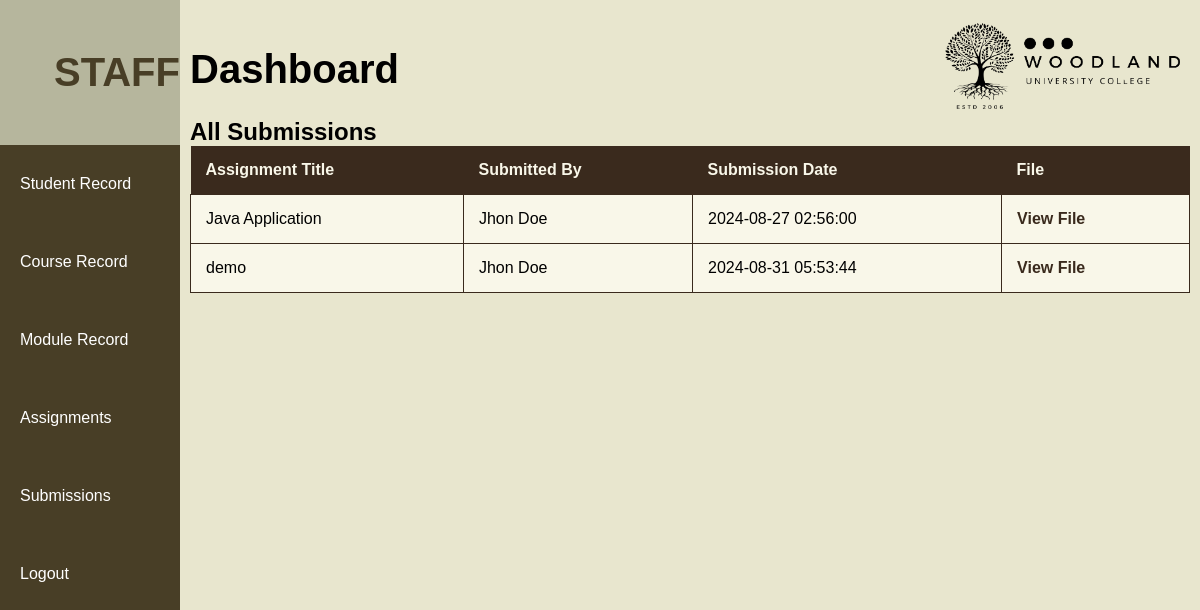
/websites/default/public/staff/view_submissions.php (signed in), run on the app's committed database.
### tables this page shows
CREATE TABLE `submissions` (
  `id` int(11) NOT NULL AUTO_INCREMENT,
  `assignment_id` int(11) NOT NULL,
  `student_id` int(11) NOT NULL,
  `file_path` varchar(255) NOT NULL,
  `submission_date` timestamp NULL DEFAULT current_timestamp(),
  `student_name` varchar(255) NOT NULL,
  PRIMARY KEY (`id`),
  KEY `assignment_id` (`assignment_id`),
  KEY `student_id` (`student_id`),
  CONSTRAINT `submissions_ibfk_1` FOREIGN KEY (`assignment_id`) REFERENCES `assignments` (`id`),
  CONSTRAINT `submissions_ibfk_2` FOREIGN KEY (`student_id`) REFERENCES `students` (`id`)
);

CREATE TABLE `assignments` (
  `id` int(11) NOT NULL AUTO_INCREMENT,
  `title` varchar(100) NOT NULL,
  `description` text DEFAULT NULL,
  `due_date` date DEFAULT NULL,
  `course_id` int(11) DEFAULT NULL,
  `file_path` varchar(255) DEFAULT NULL,
  PRIMARY KEY (`id`),
  KEY `course_id` (`course_id`),
  CONSTRAINT `assignments_ibfk_1` FOREIGN KEY (`course_id`) REFERENCES `courses` (`id`)
);

### websites/default/public/staff/view_submissions.php (the view, shortened to what this page needs)
<?php
$db = new DatabaseConnection();
$pdo = $db->getConnection();
$sqlSubmissions = "SELECT s.*, a.title AS assignment_title, CONCAT(st.firstname, ' ', st.lastname) AS student_name
                    FROM submissions s
                    JOIN assignments a ON s.assignment_id = a.id
                    JOIN students st ON s.student_id = st.id";
$stmtSubmissions = $pdo->prepare($sqlSubmissions);
$stmtSubmissions->execute();
$submissions = $stmtSubmissions->fetchAll(PDO::FETCH_ASSOC);
?>
<h2>All Submissions</h2>
<?php if (!empty($submissions)): ?>
    <table>
        <tr>
            <th>Assignment Title</th>
            <th>Submitted By</th>
            <th>Submission Date</th>
            <th>File</th>
        </tr>
        <?php foreach ($submissions as $submission): ?>
            <tr>
                <td><?php echo htmlspecialchars($submission['assignment_title'], ENT_QUOTES, 'UTF-8'); ?></td>
                <td><?php echo htmlspecialchars($submission['student_name'], ENT_QUOTES, 'UTF-8'); ?></td>
                <td><?php echo htmlspecialchars($submission['submission_date'], ENT_QUOTES, 'UTF-8'); ?></td>
                <td><a href="../submissions/<?php echo htmlspecialchars($submission['file_path'], ENT_QUOTES, 'UTF-8'); ?>" target="_blank">View File</a></td>
            </tr>
        <?php endforeach; ?>
    </table>
<?php else: ?>
    <p>No submissions found.</p>
<?php endif; ?>
<?php
include 'staff_layout.php';
?>

### websites/default/public/stylee.css (style rules this page uses)
* { box-sizing: border-box; margin: 0; padding: 0; }
li, a { font-family: "Montserrat", sans-serif; font-weight: 500; font-size: 16px; color: #333333; text-decoration: none; }
body { font-family: Arial, sans-serif; margin: 0; padding: 0; }
.admin-body { margin: 0; font-family: Arial, sans-serif; background-color: #eee; }
table { border-radius: 20px; width: 100%; border-collapse: collapse; }
th { background-color: #3A2A1D; color: #F9F7E9; padding: 15px; text-align: left; }
td { background-color: #F9F7E9; padding: 15px; border: 1px solid #3A2A1D; text-align: left; }
td a { color: #3A2A1D; text-decoration: none; font-weight: bold; margin-right: 10px; }

### data on the page
submissions: assignment.title "Java Application", student_name "Jhon Doe", submission_date "2024-08-27 02:56:00"
submissions: assignment.title "demo", student_name "Jhon Doe", submission_date "2024-08-31 05:53:44"

### other printed values
$pageTitle "Dashboard"
